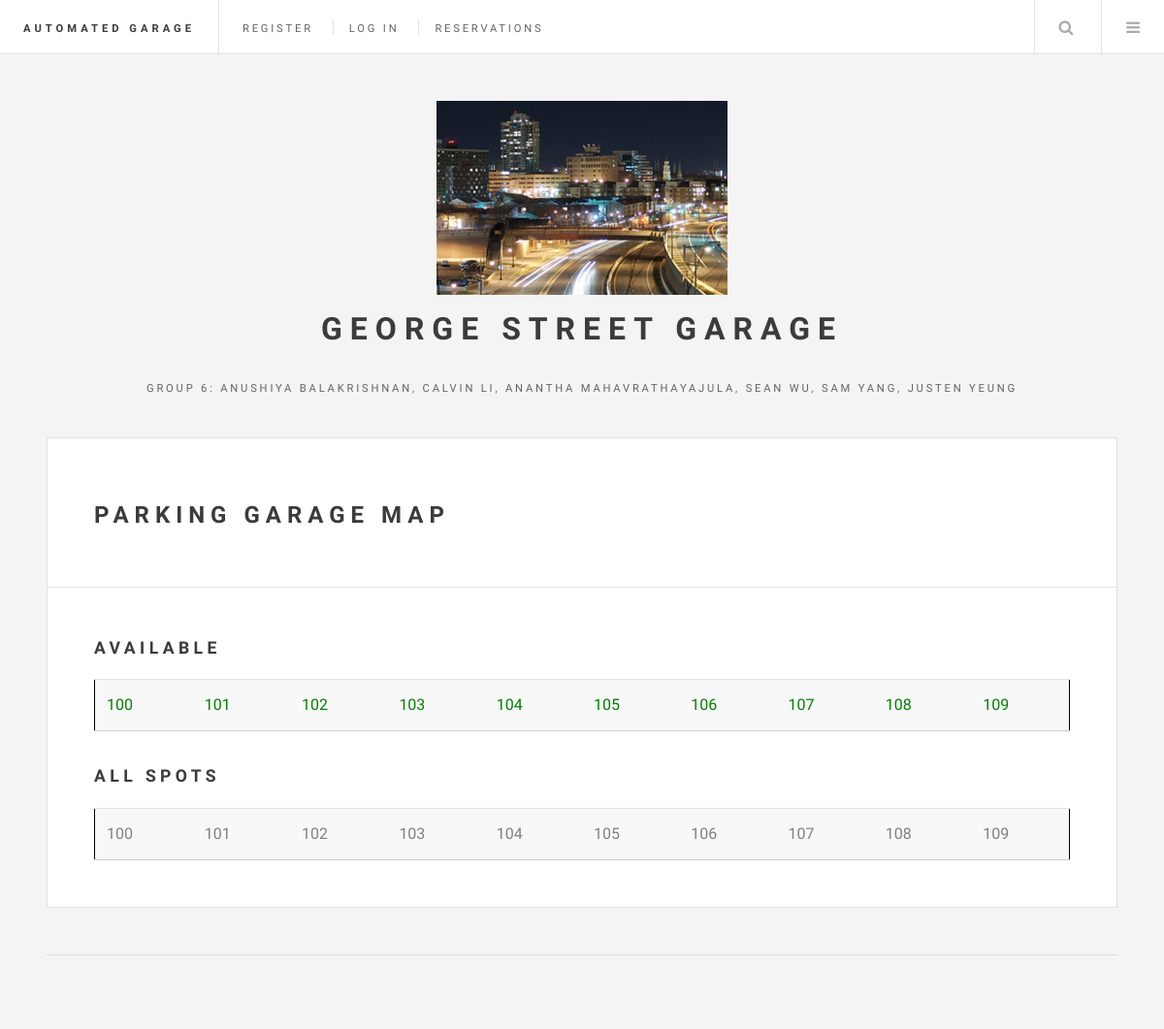
The page / on the database its author committed.
### tables this page shows
CREATE TABLE `parkingspaces` (
  `SpotNumber` int(11) NOT NULL,
  `Status` enum('VACANT','OCCUPIED','RESERVED','') DEFAULT 'VACANT',
  `Username` char(20) DEFAULT NULL,
  `LicensePlate` int(11) NOT NULL,
  `StartTime` datetime DEFAULT NULL,
  `Price` decimal(10,0) DEFAULT NULL
);

### index.php (the view, shortened to what this page needs)
<!DOCTYPE html>
<html>
<head>
<link rel="stylesheet" type="text/css" href="assets/css/main.css">
</head>
<body>
	<div id="wrapper">
		<header id="header">
			<h1><a href="index.php">Automated Garage</a></h1>
				<nav class="links">
					<ul>
						<li><a href="register.php">Register</a></li>
						<li><a href="login.php">Log in</a></li>
						<li><a href="reservation.php">Reservations</a></li>
					</ul>
				</nav>
				<nav class="main">
					<ul>
						<li class="search">
								<a class="fa-search" href="#search">Search</a>
						</li>
						<li class="menu">
							<a class="fa-bars" href="#menu">Menu</a>
						</li>
					</ul>
				</nav>
		</header>
		<div id="main">
			<article class="post">
				<header>
					<div class="title">
						<h2>Parking Garage Map</h2>
					</div>
				</header>
				<h2>Available</h2>
				<?php
				$output = "<table style='border: solid 1px black;'>";
				$servername = "localhost";
				$username = "root";
				$password = "";
				$dbname = "parkinggarage";
				$cols = 10;
				$cnt = 0;
				try
				{		$conn = new PDO("mysql:host=$servername;dbname=$dbname", $username, $password);
				    $conn->setAttribute(PDO::ATTR_ERRMODE, PDO::ERRMODE_EXCEPTION);
				    $stmt = $conn->prepare("SELECT SpotNumber FROM parkingspaces WHERE Status ='VACANT'");
						$stmt->execute();
						while($row = $stmt->fetch(PDO::FETCH_ASSOC))
						{
					        $output .= "<td height='40px'><span style='color:green'>{$row['SpotNumber']}</span></td>";
					        $cnt++;
					        if($cnt % $cols == 0)
					         { $output .= "</tr><tr>"; }
					  }
				  }
				catch(PDOException $e) {
				    echo "Error: " . $e->getMessage();
				}
				$output .= "</tr></table>";
			$output .= 	"<h2>All Spots</h2>";
				try
				{
						$output .= "<table style='border: solid 1px black;'>";
						$conn = new PDO("mysql:host=$servername;dbname=$dbname", $username, $password);
						$conn->setAttribute(PDO::ATTR_ERRMODE, PDO::ERRMODE_EXCEPTION);
						$stmt = $conn->prepare("SELECT SpotNumber FROM parkingspaces");
						$stmt->execute();
						while($row = $stmt->fetch(PDO::FETCH_ASSOC))
						{
									$output .= "<td height='40px'><span style='color:grey'>{$row['SpotNumber']}</span></td>";
									$cnt++;
									if($cnt % $cols == 0)
									 { $output .= "</tr><tr>"; }
						}
					}
				catch(PDOException $e) {
						echo "Error: " . $e->getMessage();
				}
				$output .= "</tr></table>";
				echo $output;
				?>
			</article>
		</div>
		<section id="sidebar">
			<section id="intro">
				<header>
					<a href="#" class="image"><img src="images/0104.jpg"></a>
					<h2>George Street Garage</h2>
					<p>Group 6: Anushiya Balakrishnan, Calvin Li, Anantha Mahavrathayajula, Sean Wu, Sam Yang, Justen Yeung <p>
			</section>
		</section>
	</div>
</body>
</html>

### rows shown on the page
parkingspaces: SpotNumber "100"
parkingspaces: SpotNumber "101"
parkingspaces: SpotNumber "102"
parkingspaces: SpotNumber "103"
parkingspaces: SpotNumber "104"
parkingspaces: SpotNumber "105"
parkingspaces: SpotNumber "106"
parkingspaces: SpotNumber "107"
parkingspaces: SpotNumber "108"
parkingspaces: SpotNumber "109"
